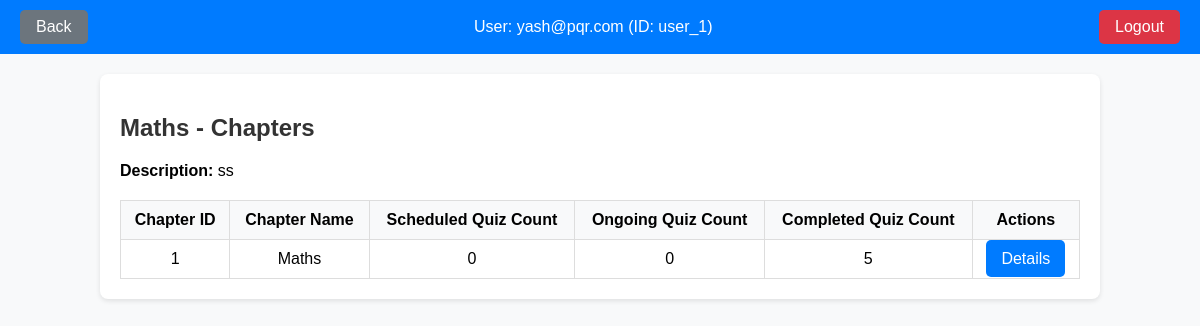
Screenshot of /dashboard/subject/1/chapter (signed in) with the database file from the repository.
### controllers/model.py (models this page shows)
class User(db.Model,UserMixin):
    __tablename__ = 'User'
    id = db.Column(db.Integer, primary_key=True, autoincrement=True)
    name = db.Column(db.String(100), nullable=False)
    email = db.Column(db.String(120), nullable=False, unique=True)
    password = db.Column(db.String(255), nullable=False)
    qualification = db.Column(db.String(100), nullable=True)
    dob = db.Column(db.Date, nullable=False)
    allow = db.Column(db.Boolean, nullable=False, default=False)

class Subject(db.Model):
    __tablename__ = 'Subject'
    id = db.Column(db.Integer, primary_key=True, autoincrement=True)
    name = db.Column(db.String(100), nullable=False)
    description = db.Column(db.Text)
    chapters = db.relationship('Chapter', backref='subject', lazy=True, cascade='all, delete-orphan')

class Chapter(db.Model):
    __tablename__ = 'Chapter'
    id = db.Column(db.Integer, primary_key=True, autoincrement=True)
    name = db.Column(db.String(100), nullable=False)
    description = db.Column(db.Text)
    subject_id = db.Column(db.Integer, db.ForeignKey('Subject.id', ondelete='CASCADE'), nullable=False)

### app.py (the view)
@app.route('/dashboard/subject/<int:subject_id>/chapter', methods=['GET', 'POST'])
@login_required
def user_chapter(subject_id):
    return user_Chapter(subject_id)

### app.py (called while the page is built)
@login_manager.user_loader
def load_user(user_id):
    role, user_id = user_id.split("_")
    if role == 'admin':
        admin = Admin.query.get(int(user_id))
        if admin:
            return UserLogin(f"admin_{admin.id}", "admin",admin.email)
    elif role == 'user':
        user = User.query.get(int(user_id))
        if user:
            return UserLogin(f"user_{user.id}", "user",user.email)
    return None

### templates/user/user_chapter.html (shortened to what this page needs)
<!DOCTYPE html>
<html lang="en">
<head>
</head>
<body>
    <div class="header">
        <a href="{{ url_for('user_subject') }}" class="back-btn">Back</a>
        <div class="user-info">
            <span>User: {{ current_user.email }} (ID: {{ current_user.id }})</span>
        </div>
        <a href="{{ url_for('logout') }}" class="logout-btn">Logout</a>
    </div>
    <div class="container">
        <h2>{{ subject.name }} - Chapters</h2>
        <p><strong>Description:</strong> {{ subject.description }}</p>
        <table class="table table-striped">
            <thead>
                <tr>
                    <th>Chapter ID</th>
                    <th>Chapter Name</th>
                    <th>Scheduled Quiz Count</th>
                    <th>Ongoing Quiz Count</th>
                    <th>Completed Quiz Count</th>
                    <th>Actions</th>
                </tr>
            </thead>
            <tbody>
                {% for chapter in chapters %}
                <tr>
                    <td>{{ chapter.id }}</td>
                    <td>{{ chapter.name }}</td>
                    <td>{{ subject_quizzes[chapter.id][0]|length }}</td>
                    <td>{{ subject_quizzes[chapter.id][1]|length }}</td>
                    <td>{{ subject_quizzes[chapter.id][2]|length }}</td>
                    <td>
                        <a href="{{ url_for('user_quiz', subject_id=subject.id,chapter_id=chapter.id) }}"
                            class="btn-info">Details</a>
                    </td>
                </tr>
                {% endfor %}
            </tbody>
        </table>
    </div>
</body>
</html>

### templates/user/user_chapter.html (style rules this page uses)
body { font-family: Arial, sans-serif; margin: 0; padding: 0; background-color: #f8f9fa; }
.container { width: 80%; margin: 20px auto; background-color: white; padding: 20px; border-radius: 8px; box-shadow: 0 2px 5px rgba(0, 0, 0, 0.1); }
h2, h3 { color: #333; }
table { width: 100%; border-collapse: collapse; margin-top: 20px; }
th, td { padding: 10px; border: 1px solid #ddd; text-align: center; }
th { background-color: #f8f9fa; }
.btn-info { padding: 10px 15px; background-color: #007bff; color: white; text-decoration: none; border-radius: 5px; }
.header { display: flex; justify-content: space-between; align-items: center; padding: 10px 20px; background-color: #007bff; color: white; }
.header .user-info { font-size: 16px; }
.logout-btn { background-color: #dc3545; padding: 8px 16px; border-radius: 5px; text-decoration: none; color: white; }
.header .back-btn { background-color: #6c757d; padding: 8px 16px; border-radius: 5px; text-decoration: none; color: white; }

### rows the page displays
User: email "yash@pqr.com"
Subject: name "Maths", description "ss"
Chapter: id "1", name "Maths", subject_quizzes "0", subject_quizzes "5"

### other values shown
{{ current_user.id }} "user_1"
